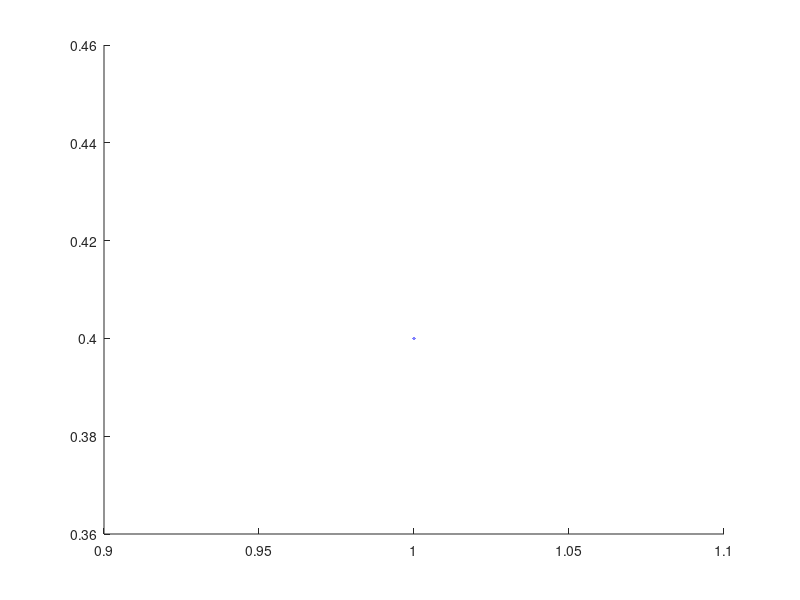

Recreate this plot in MATLAB. (Note: this script raises an error after producing the figure.)
i = 12;
design_epsilon = 0.4;

scatter(1,design_epsilon,5,'b','filled','MarkerFaceAlpha',0.5);
hold on;

xtick_values = ones(1,i);

for j = 4:i
    channels = channel_polarization(j,design_epsilon);
    blockLength = 2^j * ones(1,2^j);
    xtick_values(1,j) = 2^j;
    scatter(blockLength,channels,5,'b','filled');
    hold on;
end

xlim([16,2^i]);
ylim([0,1]);
ylabel('Erasure probablity','FontSize',12);
xlabel('Block-length','FontSize',12);
xticks(xtick_values(6:end));
xtickangle(90);

xt = get(gca,'XTick');
set(gca,'FontSize',8);

hold off;